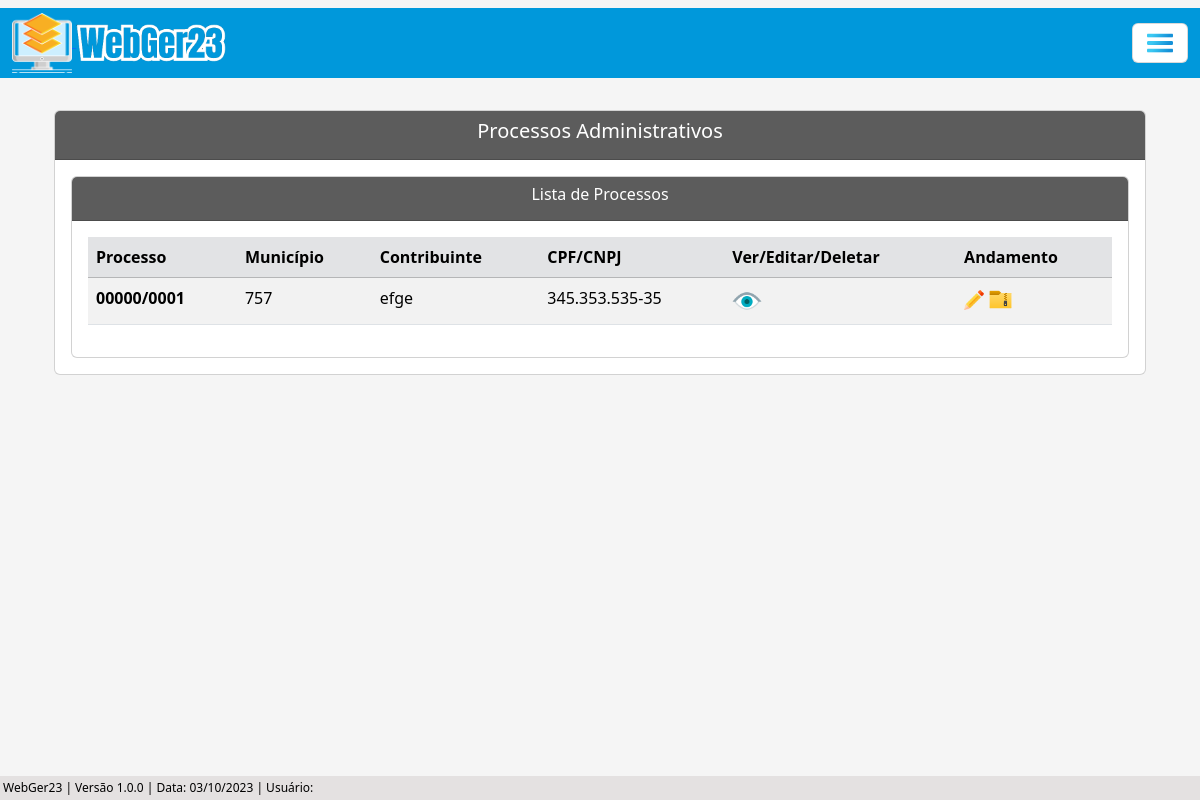
The page /listar/processo-adm/ on the database its author committed.
### processo/models.py (models this page shows, shortened)
class Base(models.Model): # Classe base, será herdada pelas outras classes
    data_criacao = models.DateField('data_criação', auto_now_add=True)
    data_alteracao = models.DateField('Alterado', auto_now=True)
    ativo = models.BooleanField('Ativo?', default=True)
    class Meta:
        abstract = True

class ProcessoAdm(Base):
    tipo_pessoas = (
        ('Física', 'Física'), ('Jurídica', 'Jurídica'),
    )
    criador_processo_adm = models.ForeignKey(get_user_model(), verbose_name='Usuário Criador', on_delete=models.CASCADE) # Usuário que criou o processo, utilizando chave primária com o get_user_model do django, para utilizar o usuário logado automaticamente
    numero = models.CharField(unique=True, verbose_name='N°', max_length=10) # Número do processo
    municipio = models.CharField(max_length=50, verbose_name='Município') # Município
    uf = models.CharField(max_length=2) # UF
    data_inicial = models.DateField(blank=True, null=True) # Data Inicial do Período do processo
    data_final = models.DateField(blank=True, null=True) # Data final do Período do processo
    data_div_ativa = models.DateField(blank=True, null=True) # Data dívida ativa
    valor_atributo = models.CharField(max_length=14, blank=True, null=True)  # Valor do atributo
    valor_multa = models.CharField(max_length=14, blank=True, null=True) # Valor da multa
    valor_credito = models.CharField(max_length=14, blank=True, null=True) # Valor do crédito
    valor_atualizado = models.CharField(max_length=14, blank=True, null=True) # Valor do atualizado
    data_valor_atualizado = models.DateField(blank=True, null=True) # Data valor atualizado
    nome_contribuinte = models.CharField(max_length=50)  # Nome / Razão Social
    tipo_pessoa = models.CharField(max_length=50, choices=tipo_pessoas) # Física / Jurídica # Utiliza choices(escolhas) para selecionar o tipo de pessoas
    documento = models.CharField(max_length=20, verbose_name='CPF/CNPJ', unique=True) # CPF / CNPJ
    nome_fantasia = models.CharField(max_length=50, blank=True, null=True) # Nome Fantasia
    email = models.EmailField(max_length=50, blank=True, null=True) # E-mail
    endereco = models.CharField(max_length=150) # Rua
    complemento = models.CharField(max_length=50, blank=True, null=True) # Complemento
    municipio_contribuinte = models.CharField(max_length=50, blank=True, null=True) # Município Contribuinte
    uf_contribuinte = models.CharField(max_length=2, verbose_name='UF', blank=True, null=True) # UF Contribuinte
    cep = models.CharField(max_length=10, blank=True, null=True) # CEP
    telefone = models.CharField(max_length=20, blank=True, null=True) # Telefone
    celular = models.CharField(max_length=20, blank=True, null=True) # Celular

### processo/views.py (the view)
# urls.py: path('listar/processo-adm/', ProcessoAdmList.as_view(), name='proc-adm-list'),
class ProcessoAdmList(ListView):
    model = ProcessoAdm
    template_name = 'processos/lists/processo_adm_list.html'

### processo/templates/processos/lists/processo_adm_list.html (shortened to what this page needs)
{% extends 'index.html' %}
{% load static %}
{% block conteudo %}
    <div class="container p-4">
        <div class="card">
            <div class="card-header text-white" style="background-color: #5c5c5c;">
                <h5 style="text-align: center;">Processos Administrativos</h5>
            </div>
            <div class="card-body">
                <div class="card">
                    <div class="card-header text-white" style="background-color: #5c5c5c;; text-align: center;">
                    <h6>Lista de Processos</h6>
                    </div>
                    <div class="card-body">
                        <div class="table-responsive">
                            <table class="table table-striped" id="tabela-listar">
                                <thead>
                                    <tr class="table-secondary">
                                        <th>Processo</th>
                                        <th>Município</th>
                                        <th>Contribuinte</th>
                                        <th>CPF/CNPJ</th>
                                        <th>Ver/Editar/Deletar</th>
                                        <th>Andamento</th>
                                    </tr>
                                </thead>
                                <tbody>
                                    {% for processo in object_list %}
                                    <tr>
                                        <td><b>{{ processo.numero }}</b></td>
                                        <td>{{ processo.municipio }}</td>
                                        <td>{{ processo.nome_contribuinte }}</td>
                                        <td>{{ processo.documento }}</td>
                                            <td>
                                                <a href="{% url 'proc-adm-view' processo.pk %}"><img src="{% static 'img/olho3.png' %}" width="30"></i></a>
                                            </td>
                                        <td>
                                            <a href="{% url 'andamento-adm-list-update' processo.pk %}"><img src="{% static 'img/botao-editar.png' %}" width="20"></a>
                                            <a href="{% url 'andamento-adm-list' processo.pk %}"><img src="{% static 'img/arquivo.png' %}" width="25"></a>
                                        </td>
                                    </tr>
                                    {% endfor %}
                                </tbody>
                            </table>
                        </div>
                    </div>
                </div>
            </div>
        </div>
    </div>
    <br>
    {% endblock %}

### core/static/css/estilos.css (style rules this page uses)
body { background-color: whitesmoke; margin: 0; padding: 0; display: flex; flex-direction: column; min-height: 100vh; position: relative; }

### rows shown on the page
ProcessoAdm: numero "00000/0001", municipio "757", nome_contribuinte "efge", documento "345.353.535-35"
